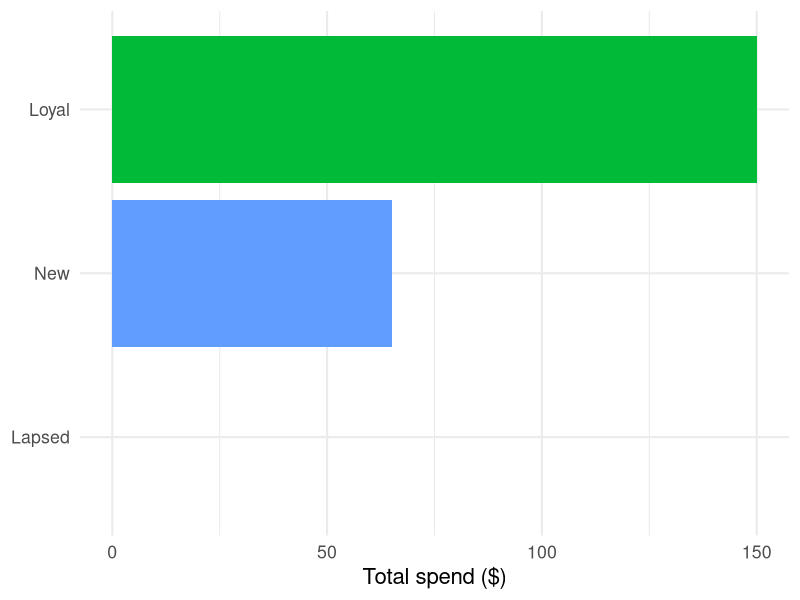

Write the R code that produced this figure.
## ---- chunk 1
library(tidyverse)
library(knitr)

customers <- tibble(
  customer_id = 1:5,
  name        = c("Ana", "Ben", "Cara", "Dev", "Eli"),
  segment     = c("New", "Loyal", "Loyal", "New", "Lapsed")
)

orders <- tibble(
  order_id    = 101:107,
  customer_id = c(1, 1, 2, 3, 3, 3, 6),
  amount      = c(25, 40, 60, 15, 30, 45, 50)
)
## ---- chunk 2
kable(customers)
## ---- chunk 3
kable(orders)
## ---- chunk 4
#| echo: true
#| code-line-numbers: "2"
customer_orders <- customers |>
  left_join(orders, by = join_by(customer_id))
## ---- chunk 5
spend <- customer_orders |>
  group_by(name, segment) |>
  summarise(total_spend = sum(amount, na.rm = TRUE), .groups = "drop") |>
  arrange(desc(total_spend))

kable(spend, col.names = c("Customer", "Segment", "Total Spend ($)"))
## ---- chunk 6
#| fig-width: 8
#| fig-height: 4.5
customer_orders |>
  group_by(segment) |>
  summarise(total_spend = sum(amount, na.rm = TRUE)) |>
  ggplot(aes(x = reorder(segment, total_spend), y = total_spend, fill = segment)) +
  geom_col(show.legend = FALSE) +
  coord_flip() +
  labs(x = NULL, y = "Total spend ($)") +
  theme_minimal(base_size = 16)
## ---- chunk 7
#| echo: true
customers |>
  anti_join(orders, by = join_by(customer_id))
